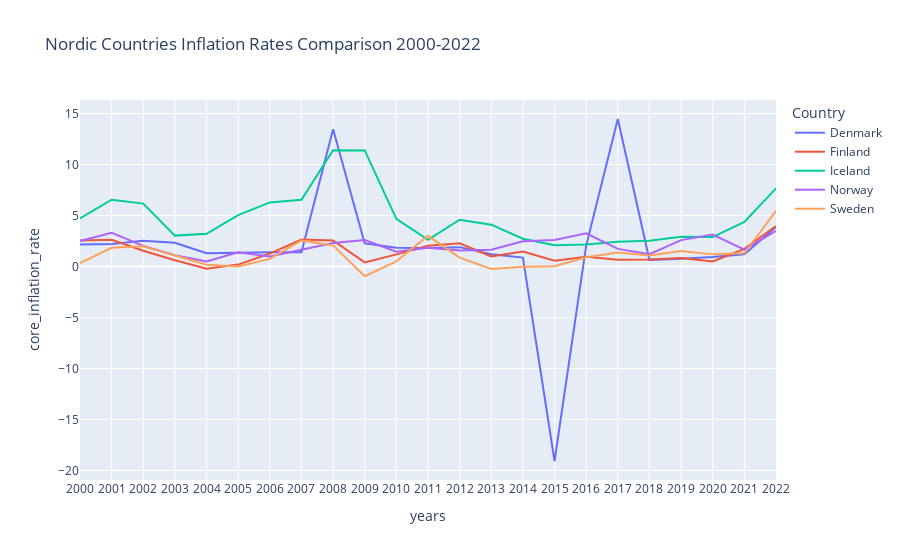

Here is the notebook cell this chart was saved with:
### Markdown cell above
### Plot Nordic Countries Inflation Rates Comparison 2000-2022

### Code cell
fig = px.line(nordic_t, x="years", y="core_inflation_rate", color="Country",title= 'Nordic Countries Inflation Rates Comparison 2000-2022')
fig.show()

### Figure 1 — Plotly figure (JSON) as saved in the notebook; plotly's stock layout.template omitted (floating-point values rounded to 4 significant figures)
{"data": [{"hovertemplate": "Country=Denmark<br>years=%{x}<br>core_inflation_rate=%{y}<extra></extra>", "legendgroup": "Denmark", "line": {"color": "#636efa", "dash": "solid"}, "marker": {"symbol": "circle"}, "mode": "lines", "name": "Denmark", "orientation": "v", "showlegend": true, "type": "scatter", "x": ["2000", "2001", "2002", "2003", "2004", "2005", "2006", "2007", "2008", "2009", "2010", "2011", "2012", "2013", "2014", "2015", "2016", "2017", "2018", "2019", "2020", "2021", "2022"], "xaxis": "x", "y": [2.16, 2.2, 2.52, 2.32, 1.3, 1.38, 1.4, 1.41, 13.46, 2.26, 1.84, 1.81, 1.9, 1.21, 0.87, -19.08, 2.05, 14.47, 0.65, 0.76, 0.93, 1.2, 3.87], "yaxis": "y"}, {"hovertemplate": "Country=Finland<br>years=%{x}<br>core_inflation_rate=%{y}<extra></extra>", "legendgroup": "Finland", "line": {"color": "#EF553B", "dash": "solid"}, "marker": {"symbol": "circle"}, "mode": "lines", "name": "Finland", "orientation": "v", "showlegend": true, "type": "scatter", "x": ["2000", "2001", "2002", "2003", "2004", "2005", "2006", "2007", "2008", "2009", "2010", "2011", "2012", "2013", "2014", "2015", "2016", "2017", "2018", "2019", "2020", "2021", "2022"], "xaxis": "x", "y": [2.56, 2.62, 1.54, 0.61, -0.21, 0.19, 1.27, 2.64, 2.55, 0.4, 1.19, 2.04, 2.27, 0.98, 1.46, 0.56, 0.96, 0.66, 0.68, 0.83, 0.5, 1.73, 3.97], "yaxis": "y"}, {"hovertemplate": "Country=Iceland<br>years=%{x}<br>core_inflation_rate=%{y}<extra></extra>", "legendgroup": "Iceland", "line": {"color": "#00cc96", "dash": "solid"}, "marker": {"symbol": "circle"}, "mode": "lines", "name": "Iceland", "orientation": "v", "showlegend": true, "type": "scatter", "x": ["2000", "2001", "2002", "2003", "2004", "2005", "2006", "2007", "2008", "2009", "2010", "2011", "2012", "2013", "2014", "2015", "2016", "2017", "2018", "2019", "2020", "2021", "2022"], "xaxis": "x", "y": [4.73, 6.55, 6.17, 3.03, 3.21, 5.05, 6.29, 6.55, 11.4, 11.39, 4.68, 2.61, 4.59, 4.1, 2.73, 2.09, 2.16, 2.43, 2.53, 2.93, 2.89, 4.38, 7.67], "yaxis": "y"}, {"hovertemplate": "Country=Norway<br>years=%{x}<br>core_inflation_rate=%{y}<extra></extra>", "legendgroup": "Norway", "line": {"color": "#ab63fa", "dash": "solid"}, "marker": {"symbol": "circle"}, "mode": "lines", "name": "Norway", "orientation": "v", "showlegend": true, "type": "scatter", "x": ["2000", "2001", "2002", "2003", "2004", "2005", "2006", "2007", "2008", "2009", "2010", "2011", "2012", "2013", "2014", "2015", "2016", "2017", "2018", "2019", "2020", "2021", "2022"], "xaxis": "x", "y": [2.49, 3.3, 2.02, 1.1, 0.5, 1.39, 0.99, 1.67, 2.31, 2.59, 1.45, 1.83, 1.57, 1.65, 2.47, 2.61, 3.26, 1.73, 1.2, 2.59, 3.14, 1.66, 3.49], "yaxis": "y"}, {"hovertemplate": "Country=Sweden<br>years=%{x}<br>core_inflation_rate=%{y}<extra></extra>", "legendgroup": "Sweden", "line": {"color": "#FFA15A", "dash": "solid"}, "marker": {"symbol": "circle"}, "mode": "lines", "name": "Sweden", "orientation": "v", "showlegend": true, "type": "scatter", "x": ["2000", "2001", "2002", "2003", "2004", "2005", "2006", "2007", "2008", "2009", "2010", "2011", "2012", "2013", "2014", "2015", "2016", "2017", "2018", "2019", "2020", "2021", "2022"], "xaxis": "x", "y": [0.34, 1.84, 1.99, 1.09, 0.18, 0.01, 0.75, 2.56, 2.07, -0.95, 0.51, 3.01, 0.87, -0.24, -0.02, 0.02, 0.9, 1.37, 1.09, 1.52, 1.19, 1.3, 5.47], "yaxis": "y"}], "layout": {"legend": {"title": {"text": "Country"}, "tracegroupgap": 0}, "title": {"text": "Nordic Countries Inflation Rates Comparison 2000-2022"}, "xaxis": {"anchor": "y", "domain": [0, 1], "title": {"text": "years"}}, "yaxis": {"anchor": "x", "domain": [0, 1], "title": {"text": "core_inflation_rate"}}}}
